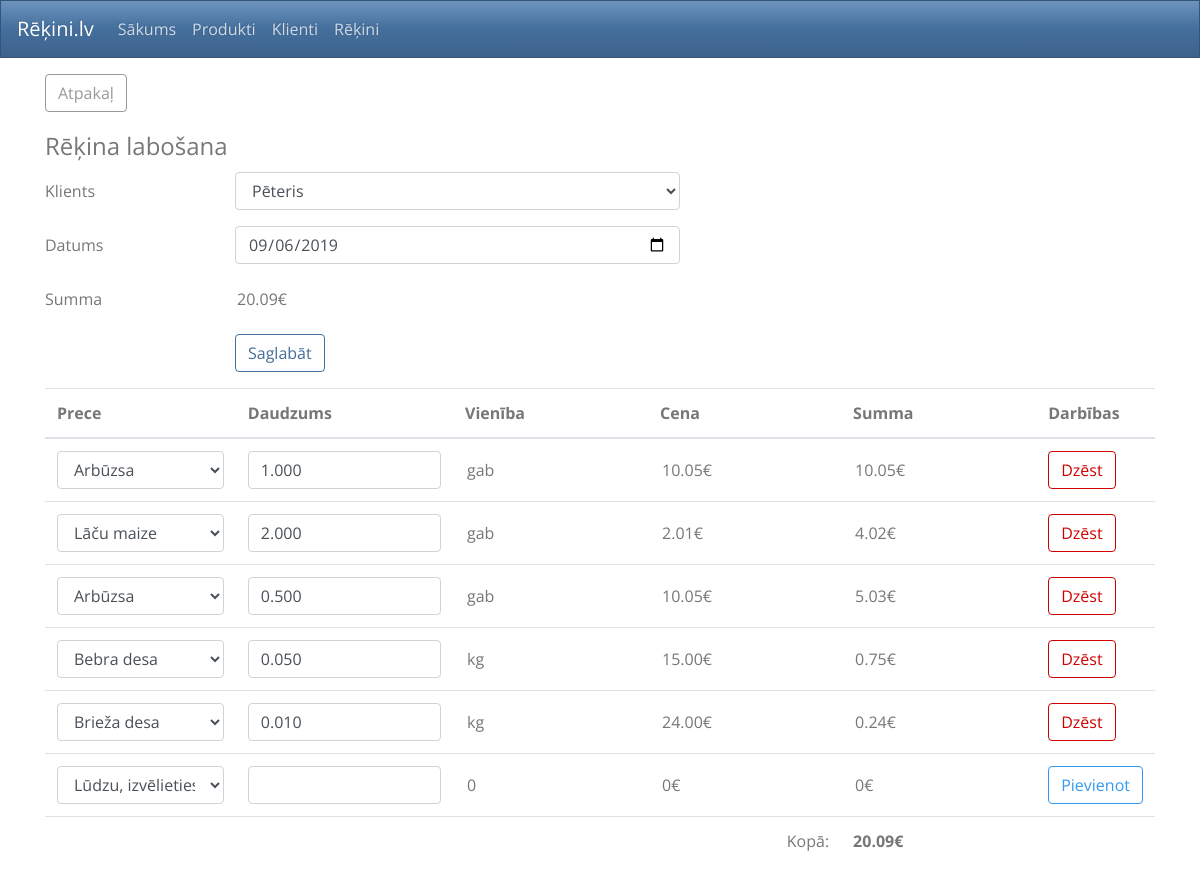
Screenshot of /rekini/invoices_edit.php?id=1 with the database file from the repository.
### tables this page shows
CREATE TABLE IF NOT EXISTS `invoices` (
  `id` int(11) NOT NULL AUTO_INCREMENT,
  `client_id` int(11) NOT NULL,
  `date` date NOT NULL,
  `sum` float(8,2) NOT NULL DEFAULT '0.00',
  PRIMARY KEY (`id`)
);

CREATE TABLE IF NOT EXISTS `clients` (
  `id` int(11) NOT NULL AUTO_INCREMENT,
  `name` varchar(100) NOT NULL,
  PRIMARY KEY (`id`)
);

CREATE TABLE IF NOT EXISTS `invoices_items` (
  `id` int(11) NOT NULL AUTO_INCREMENT,
  `invoice_id` int(11) NOT NULL,
  `product_id` int(11) NOT NULL,
  `quantity` float(10,3) NOT NULL,
  PRIMARY KEY (`id`)
);

CREATE TABLE IF NOT EXISTS `products` (
  `id` int(11) NOT NULL AUTO_INCREMENT,
  `name` varchar(100) NOT NULL,
  `unit` varchar(10) NOT NULL,
  `price` float(6,2) NOT NULL,
  PRIMARY KEY (`id`)
);

### rekini/funkcijas.php (called while the page is built, shortened)
<?php
$servername = "localhost";
$username = "root";
$password = "";
$dbname = "ltpc_pv";
$db_charset = "utf8mb4";
$conn = new PDO("mysql:host=$servername;dbname=$dbname;charset=$db_charset", $username, $password);
function getData($table,$sort='id'){
	global $conn;
	$sql = "SELECT * FROM `".$table."` order by `".$sort."` asc";
	$results = $conn->prepare($sql);
	$results->execute();
	if ($results->rowCount() > 0) {
		return $results->fetchAll();
	} else {
		return false;
	}
}
function getDataById($table,$id){
	global $conn;
	$sql = "SELECT * FROM `".$table."` where id=".$id;
	$results = $conn->prepare($sql);
	$results->execute();
	foreach($results as $result){
		return $result;
	}
	return false;
}
function getItems($id){
	global $conn;
	$sql = "SELECT * FROM `invoices_items` WHERE invoice_id=".$id;
	$results = $conn->prepare($sql);
	$results->execute();
	if ($results->rowCount() > 0) {
		return $results->fetchAll();
	} else {
		return false;
	}
}

### rekini/list_of_items.php (the view, shortened to what this page needs)
	<table class="table table-hover">
		<thead>
			<tr>
				<th scope="col">Prece</th>
				<th scope="col">Daudzums</th>
				<th scope="col">Vienība</th>
				<th scope="col">Cena</th>
				<th scope="col">Summa</th>
				<th scope="col">Darbības</th>
			</tr>
		</thead>
		<tbody>
		<?php if($items):?>
			<?php foreach($items as $item) :?>
				<?php $prece = getDataById('products',$item['product_id'])?>
			<tr>
				<td>
					<select class="form-control" name="list[<?=$counter?>][product_id]">
						<?php foreach($products as $product):?>
						<option <?=$product['id'] == $item['product_id'] ? 'selected ' : ''?> value="<?=$product['id']?>"><?=$product['name']?></option>
						<?php endforeach?>
					</select>
				</td>
				<td>
					<input class="form-control" name="list[<?=$counter?>][quantity]" type="number" step="0.001" min="0.001" value="<?=$item['quantity']?>">
				</td>
				<td>
					<input class="form-control-plaintext" type="text" disabled value="<?=$prece['unit']?>">
				</td>
				<td>
					<input class="form-control-plaintext" type="text" disabled value="<?=$prece['price'].'€'?>">
				</td>
				<td>
					<?php $summa=round($prece['price'] * $item['quantity'],2); $sum+=$summa;?>
					<input class="form-control-plaintext" type="text" disabled value="<?=$summa.'€'?>">
				</td>
				<td>
					<div class="btn-group">
						<button type="submit" class="btn btn-outline-danger" name="list[delete][<?=$item['id']?>]">Dzēst</button>
					</div>
				</td>
			</tr>
			<?php endforeach;?>
		<?php endif;?>
			<tr>
				<td>
					<select class="form-control" name="product_id">
						<option selected value="">Lūdzu, izvēlieties..</option>
					</select>
				</td>
				<td>
					<input class="form-control" name="quantity" type="number" step="0.001" min="0.001" value="">
				</td>
				<td>
					<input class="form-control-plaintext" type="text" disabled value="<?=0?>">
				</td>
				<td>
					<input class="form-control-plaintext" type="text" disabled value="<?=0 .'€'?>">
				</td>
				<td>
					<input class="form-control-plaintext" type="text" disabled value="<?=0 .'€'?>">
				</td>
				<td>
					<div class="btn-group">
						<button class="btn btn-outline-info" type="submit" name="add">Pievienot</button>
					</div>
				</td>
			</tr>
			<tr>
				<td colspan=4 class="text-right">Kopā:</td>
				<td colspan=2 class="text-left"><strong><?=$sum.'€';?></strong></td>
			</tr>
		</tbody>
	</table>
</form>

### rekini/invoices_edit.php (shortened to what this page needs)
<?php
include 'funkcijas.php';
include 'layout.php';
$clients = getData('clients','name');
$products = getData('products','name');
$result = getDataById('invoices',$_GET['id']);
$items = getItems($_GET['id']);
$sum = 0;
$counter = 0;
include 'list_of_items.php';
$output = ob_get_clean();
if ($result):?>
<div class="form-group mt-3">
	<a href="invoices.php" class="btn btn-outline-secondary">Atpakaļ</a>
</div>
<form method="post" id="invoice_form">
	<fieldset>
		<legend>Rēķina labošana</legend>
		<div class="form-group row">
			<label class="col-sm-2 col-form-label">Klients</label>
			<div class="col-sm-5">
				<select class="form-control" name="client_id">
					<?php foreach($clients as $client):?>
					<option <?=$client['id'] == $result['client_id'] ? 'selected ' : ''?> value="<?=$client['id']?>"><?=$client['name']?></option>
					<?php endforeach;?>
				</select>
			</div>
		</div>
		<div class="form-group row">
			<label class="col-sm-2 col-form-label">Datums</label>
			<div class="col-sm-5">
				<input type="date" class="form-control" name="date" value="<?=$result['date']?>">
			</div>
		</div>
		<div class="form-group row">
			<label class="col-sm-2 col-form-label">Summa</label>
			<div class="col-sm-5">
				<input type="text" class="form-control-plaintext" disabled value="<?=$sum.'€'?>">
			</div>
		</div>
		<div class="form-group row">
			<div class="col-sm-2"></div>
			<div class="col-sm-5">
				<button type="submit" class="btn btn-outline-primary" name="save">Saglabāt</button>
			</div>
		</div>
	</fieldset>
<?=$output?>
<?php else:?>
	<div class="alert alert-danger">Lapa nav atrasta</div>
<?php endif;
	include 'footer.php';
?>

### rows the page displays
invoices: client_id "Pēteris", date "09/06/2019"
invoices_items: product.name "Arbūzsa", quantity "1.000", product.unit "gab", product.price "10.05€"
invoices_items: product.name "Lāču maize", quantity "2.000", product.unit "gab", product.price "2.01€", product+quantity "4.02€"
invoices_items: product.name "Arbūzsa", quantity "0.500", product.unit "gab", product.price "10.05€", product+quantity "5.03€"
invoices_items: product.name "Bebra desa", quantity "0.050", product.unit "kg", product.price "15.00€", product+quantity "0.75€"
invoices_items: product.name "Brieža desa", quantity "0.010", product.unit "kg", product.price "24.00€", product+quantity "0.24€"

### other values shown
$sum "20.09"
